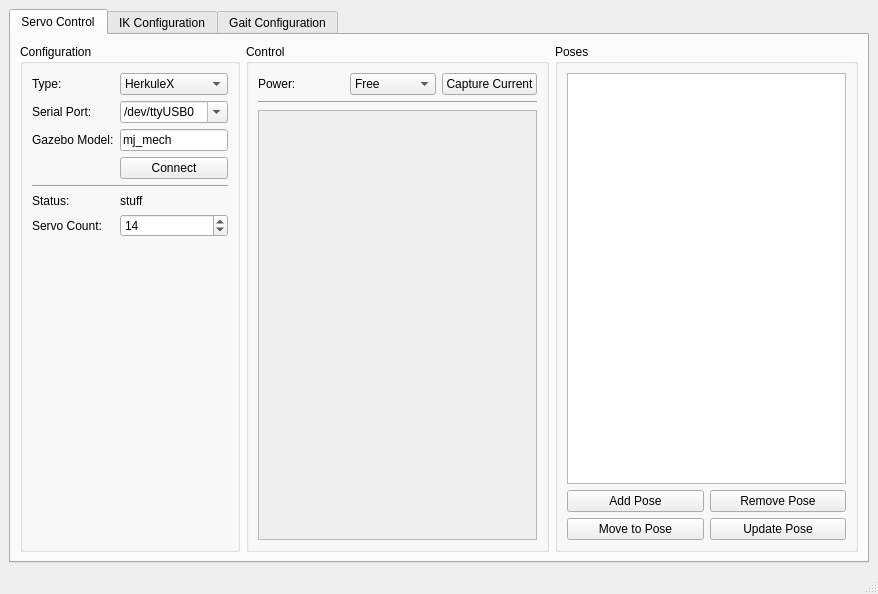
<?xml version="1.0" encoding="UTF-8"?>
<ui version="4.0">
 <class>MtoolMainWindow</class>
 <widget class="QMainWindow" name="MtoolMainWindow">
  <property name="geometry">
   <rect>
    <x>0</x>
    <y>0</y>
    <width>878</width>
    <height>594</height>
   </rect>
  </property>
  <property name="windowTitle">
   <string>mtool</string>
  </property>
  <widget class="QWidget" name="centralwidget">
   <layout class="QVBoxLayout" name="verticalLayout">
    <item>
     <widget class="QTabWidget" name="tabWidget">
      <property name="currentIndex">
       <number>0</number>
      </property>
      <widget class="QWidget" name="servoTab">
       <attribute name="title">
        <string>Servo Control</string>
       </attribute>
       <layout class="QHBoxLayout" name="horizontalLayout_2">
        <item>
         <widget class="QGroupBox" name="configurationGroup">
          <property name="title">
           <string>Configuration</string>
          </property>
          <layout class="QGridLayout" name="gridLayout">
           <item row="0" column="0">
            <widget class="QLabel" name="typeLabel">
             <property name="text">
              <string>Type:</string>
             </property>
            </widget>
           </item>
           <item row="0" column="1" colspan="2">
            <widget class="QComboBox" name="typeCombo">
             <item>
              <property name="text">
               <string>HerkuleX</string>
              </property>
             </item>
             <item>
              <property name="text">
               <string>Gazebo</string>
              </property>
             </item>
            </widget>
           </item>
           <item row="1" column="0">
            <widget class="QLabel" name="serialPortLabel">
             <property name="text">
              <string>Serial Port:</string>
             </property>
            </widget>
           </item>
           <item row="1" column="1" colspan="2">
            <widget class="QComboBox" name="serialPortCombo">
             <property name="editable">
              <bool>true</bool>
             </property>
             <item>
              <property name="text">
               <string>/dev/ttyUSB0</string>
              </property>
             </item>
             <item>
              <property name="text">
               <string>/dev/ttyUSB1</string>
              </property>
             </item>
             <item>
              <property name="text">
               <string>/dev/ttyS0</string>
              </property>
             </item>
             <item>
              <property name="text">
               <string>/dev/ttyS1</string>
              </property>
             </item>
            </widget>
           </item>
           <item row="2" column="0">
            <widget class="QLabel" name="modelLabel">
             <property name="text">
              <string>Gazebo Model:</string>
             </property>
            </widget>
           </item>
           <item row="2" column="1" colspan="2">
            <widget class="QLineEdit" name="modelEdit">
             <property name="text">
              <string>mj_mech</string>
             </property>
            </widget>
           </item>
           <item row="3" column="1" colspan="2">
            <widget class="QPushButton" name="connectButton">
             <property name="text">
              <string>Connect</string>
             </property>
            </widget>
           </item>
           <item row="4" column="0" colspan="3">
            <widget class="Line" name="line">
             <property name="orientation">
              <enum>Qt::Horizontal</enum>
             </property>
            </widget>
           </item>
           <item row="5" column="0">
            <widget class="QLabel" name="statusLabel">
             <property name="text">
              <string>Status:</string>
             </property>
            </widget>
           </item>
           <item row="5" column="1">
            <widget class="QLabel" name="statusText">
             <property name="text">
              <string>stuff</string>
             </property>
            </widget>
           </item>
           <item row="6" column="0">
            <widget class="QLabel" name="servoCountLabel">
             <property name="text">
              <string>Servo Count:</string>
             </property>
            </widget>
           </item>
           <item row="6" column="1" colspan="2">
            <widget class="QSpinBox" name="servoCountSpin">
             <property name="minimum">
              <number>1</number>
             </property>
             <property name="maximum">
              <number>253</number>
             </property>
             <property name="value">
              <number>14</number>
             </property>
            </widget>
           </item>
           <item row="7" column="2">
            <spacer name="verticalSpacer">
             <property name="orientation">
              <enum>Qt::Vertical</enum>
             </property>
             <property name="sizeHint" stdset="0">
              <size>
               <width>20</width>
               <height>276</height>
              </size>
             </property>
            </spacer>
           </item>
          </layout>
         </widget>
        </item>
        <item>
         <widget class="QGroupBox" name="controlGroup">
          <property name="title">
           <string>Control</string>
          </property>
          <layout class="QVBoxLayout" name="verticalLayout_3">
           <item>
            <layout class="QHBoxLayout" name="horizontalLayout">
             <item>
              <widget class="QLabel" name="powerLabel">
               <property name="text">
                <string>Power:</string>
               </property>
              </widget>
             </item>
             <item>
              <widget class="QComboBox" name="powerCombo">
               <item>
                <property name="text">
                 <string>Free</string>
                </property>
               </item>
               <item>
                <property name="text">
                 <string>Brake</string>
                </property>
               </item>
               <item>
                <property name="text">
                 <string>Drive</string>
                </property>
               </item>
              </widget>
             </item>
             <item>
              <widget class="QPushButton" name="captureCurrentButton">
               <property name="text">
                <string>Capture Current</string>
               </property>
              </widget>
             </item>
            </layout>
           </item>
           <item>
            <widget class="Line" name="line_2">
             <property name="orientation">
              <enum>Qt::Horizontal</enum>
             </property>
            </widget>
           </item>
           <item>
            <widget class="QScrollArea" name="scrollArea">
             <property name="widgetResizable">
              <bool>true</bool>
             </property>
             <widget class="QWidget" name="scrollContents">
              <property name="geometry">
               <rect>
                <x>0</x>
                <y>0</y>
                <width>265</width>
                <height>410</height>
               </rect>
              </property>
             </widget>
            </widget>
           </item>
          </layout>
         </widget>
        </item>
        <item>
         <widget class="QGroupBox" name="posesGroup">
          <property name="title">
           <string>Poses</string>
          </property>
          <layout class="QVBoxLayout" name="verticalLayout_2">
           <item>
            <widget class="QListWidget" name="poseList"/>
           </item>
           <item>
            <layout class="QGridLayout" name="gridLayout_4">
             <item row="0" column="0">
              <widget class="QPushButton" name="addPoseButton">
               <property name="text">
                <string>Add Pose</string>
               </property>
              </widget>
             </item>
             <item row="0" column="1">
              <widget class="QPushButton" name="removePoseButton">
               <property name="text">
                <string>Remove Pose</string>
               </property>
              </widget>
             </item>
             <item row="1" column="0">
              <widget class="QPushButton" name="moveToPoseButton">
               <property name="text">
                <string>Move to Pose</string>
               </property>
              </widget>
             </item>
             <item row="1" column="1">
              <widget class="QPushButton" name="updatePoseButton">
               <property name="text">
                <string>Update Pose</string>
               </property>
              </widget>
             </item>
            </layout>
           </item>
          </layout>
         </widget>
        </item>
       </layout>
      </widget>
      <widget class="QWidget" name="ikConfigTab">
       <attribute name="title">
        <string>IK Configuration</string>
       </attribute>
       <layout class="QHBoxLayout" name="horizontalLayout_4">
        <item>
         <layout class="QVBoxLayout" name="verticalLayout_5">
          <item>
           <widget class="QGroupBox" name="configurationGroup_2">
            <property name="title">
             <string>Configuration</string>
            </property>
            <layout class="QGridLayout" name="gridLayout_2">
             <item row="4" column="2">
              <widget class="QComboBox" name="femurSignCombo">
               <item>
                <property name="text">
                 <string>+ Up</string>
                </property>
               </item>
               <item>
                <property name="text">
                 <string>- Up</string>
                </property>
               </item>
              </widget>
             </item>
             <item row="0" column="0">
              <widget class="QLabel" name="legLabel">
               <property name="text">
                <string>Leg:</string>
               </property>
              </widget>
             </item>
             <item row="0" column="2">
              <widget class="QSpinBox" name="legSpin">
               <property name="minimum">
                <number>0</number>
               </property>
               <property name="maximum">
                <number>5</number>
               </property>
               <property name="value">
                <number>0</number>
               </property>
              </widget>
             </item>
             <item row="1" column="0" colspan="3">
              <widget class="Line" name="line_3">
               <property name="orientation">
                <enum>Qt::Horizontal</enum>
               </property>
              </widget>
             </item>
             <item row="2" column="2">
              <widget class="QComboBox" name="legPresentCombo">
               <item>
                <property name="text">
                 <string>Present</string>
                </property>
               </item>
               <item>
                <property name="text">
                 <string>Not Present</string>
                </property>
               </item>
              </widget>
             </item>
             <item row="3" column="0">
              <widget class="QLabel" name="coxaLabel">
               <property name="text">
                <string>Coxa:</string>
               </property>
              </widget>
             </item>
             <item row="3" column="1">
              <widget class="QSpinBox" name="coxaServoSpin"/>
             </item>
             <item row="3" column="2">
              <widget class="QComboBox" name="coxaSignCombo">
               <item>
                <property name="text">
                 <string>+ Fwd</string>
                </property>
               </item>
               <item>
                <property name="text">
                 <string>- Fwd</string>
                </property>
               </item>
              </widget>
             </item>
             <item row="4" column="0">
              <widget class="QLabel" name="femurLabel">
               <property name="text">
                <string>Femur:</string>
               </property>
              </widget>
             </item>
             <item row="4" column="1">
              <widget class="QSpinBox" name="femurServoSpin"/>
             </item>
             <item row="5" column="0">
              <widget class="QLabel" name="tibiaLabel">
               <property name="text">
                <string>Tibia:</string>
               </property>
              </widget>
             </item>
             <item row="5" column="1">
              <widget class="QSpinBox" name="tibiaServoSpin"/>
             </item>
             <item row="5" column="2">
              <widget class="QComboBox" name="tibiaSignCombo">
               <item>
                <property name="text">
                 <string>+ Out</string>
                </property>
               </item>
               <item>
                <property name="text">
                 <string>- Out</string>
                </property>
               </item>
              </widget>
             </item>
             <item row="6" column="2">
              <spacer name="verticalSpacer_2">
               <property name="orientation">
                <enum>Qt::Vertical</enum>
               </property>
               <property name="sizeHint" stdset="0">
                <size>
                 <width>20</width>
                 <height>47</height>
                </size>
               </property>
              </spacer>
             </item>
            </layout>
           </widget>
          </item>
          <item>
           <widget class="QGroupBox" name="limitPosesGroup">
            <property name="title">
             <string>Limit Poses</string>
            </property>
            <layout class="QGridLayout" name="gridLayout_3">
             <item row="0" column="0">
              <widget class="QLabel" name="idleLabel">
               <property name="text">
                <string>Idle:</string>
               </property>
              </widget>
             </item>
             <item row="0" column="1">
              <widget class="QComboBox" name="idleCombo"/>
             </item>
             <item row="1" column="0">
              <widget class="QLabel" name="minimumLabel">
               <property name="text">
                <string>Minimum:</string>
               </property>
              </widget>
             </item>
             <item row="1" column="1">
              <widget class="QComboBox" name="minimumCombo"/>
             </item>
             <item row="2" column="0">
              <widget class="QLabel" name="maximumLabel">
               <property name="text">
                <string>Maximum:</string>
               </property>
              </widget>
             </item>
             <item row="2" column="1">
              <widget class="QComboBox" name="maximumCombo"/>
             </item>
             <item row="3" column="0" colspan="2">
              <widget class="QTextBrowser" name="textBrowser">
               <property name="verticalScrollBarPolicy">
                <enum>Qt::ScrollBarAlwaysOff</enum>
               </property>
               <property name="horizontalScrollBarPolicy">
                <enum>Qt::ScrollBarAlwaysOff</enum>
               </property>
               <property name="html">
                <string>&lt;!DOCTYPE HTML PUBLIC &quot;-//W3C//DTD HTML 4.0//EN&quot; &quot;http://www.w3.org/TR/REC-html40/strict.dtd&quot;&gt;
&lt;html&gt;&lt;head&gt;&lt;meta name=&quot;qrichtext&quot; content=&quot;1&quot; /&gt;&lt;style type=&quot;text/css&quot;&gt;
p, li { white-space: pre-wrap; }
&lt;/style&gt;&lt;/head&gt;&lt;body style=&quot; font-family:'Sans Serif'; font-size:9pt; font-weight:400; font-style:normal;&quot;&gt;
&lt;p style=&quot; margin-top:0px; margin-bottom:0px; margin-left:0px; margin-right:0px; -qt-block-indent:0; text-indent:0px;&quot;&gt;NOTE: &amp;quot;Idle&amp;quot; has the following conventions:&lt;/p&gt;
&lt;ol style=&quot;margin-top: 0px; margin-bottom: 0px; margin-left: 0px; margin-right: 0px; -qt-list-indent: 1;&quot;&gt;&lt;li style=&quot; margin-top:12px; margin-bottom:0px; margin-left:0px; margin-right:0px; -qt-block-indent:0; text-indent:0px;&quot;&gt;Coxa is at right angle to direction of forward motion.&lt;/li&gt;
&lt;li style=&quot; margin-top:0px; margin-bottom:0px; margin-left:0px; margin-right:0px; -qt-block-indent:0; text-indent:0px;&quot;&gt;Femur is parallel to ground.&lt;/li&gt;
&lt;li style=&quot; margin-top:0px; margin-bottom:12px; margin-left:0px; margin-right:0px; -qt-block-indent:0; text-indent:0px;&quot;&gt;Tibia is perpendicular to ground.&lt;/li&gt;&lt;/ol&gt;&lt;/body&gt;&lt;/html&gt;</string>
               </property>
              </widget>
             </item>
             <item row="4" column="1">
              <spacer name="verticalSpacer_3">
               <property name="orientation">
                <enum>Qt::Vertical</enum>
               </property>
               <property name="sizeHint" stdset="0">
                <size>
                 <width>20</width>
                 <height>40</height>
                </size>
               </property>
              </spacer>
             </item>
            </layout>
           </widget>
          </item>
          <item>
           <spacer name="verticalSpacer_6">
            <property name="orientation">
             <enum>Qt::Vertical</enum>
            </property>
            <property name="sizeHint" stdset="0">
             <size>
              <width>20</width>
              <height>40</height>
             </size>
            </property>
           </spacer>
          </item>
         </layout>
        </item>
        <item>
         <layout class="QVBoxLayout" name="verticalLayout_6">
          <item>
           <widget class="QGroupBox" name="groupBox_3">
            <property name="title">
             <string>IK Offset</string>
            </property>
            <layout class="QFormLayout" name="formLayout">
             <item row="0" column="0">
              <widget class="QLabel" name="xOffsetLabel">
               <property name="text">
                <string>X (right) (mm):</string>
               </property>
              </widget>
             </item>
             <item row="0" column="1">
              <widget class="QDoubleSpinBox" name="xOffsetSpin">
               <property name="minimum">
                <double>-500.000000000000000</double>
               </property>
               <property name="maximum">
                <double>500.000000000000000</double>
               </property>
              </widget>
             </item>
             <item row="1" column="0">
              <widget class="QLabel" name="yOffsetLabel">
               <property name="text">
                <string>Y (forward) (mm):</string>
               </property>
              </widget>
             </item>
             <item row="1" column="1">
              <widget class="QDoubleSpinBox" name="yOffsetSpin">
               <property name="minimum">
                <double>-500.000000000000000</double>
               </property>
               <property name="maximum">
                <double>500.000000000000000</double>
               </property>
              </widget>
             </item>
             <item row="2" column="0">
              <widget class="QLabel" name="zOffsetLabel">
               <property name="text">
                <string>Z (up) (mm):</string>
               </property>
              </widget>
             </item>
             <item row="2" column="1">
              <widget class="QDoubleSpinBox" name="zOffsetSpin">
               <property name="minimum">
                <double>-500.000000000000000</double>
               </property>
               <property name="maximum">
                <double>500.000000000000000</double>
               </property>
              </widget>
             </item>
             <item row="3" column="1">
              <spacer name="verticalSpacer_4">
               <property name="orientation">
                <enum>Qt::Vertical</enum>
               </property>
               <property name="sizeHint" stdset="0">
                <size>
                 <width>69</width>
                 <height>40</height>
                </size>
               </property>
              </spacer>
             </item>
            </layout>
           </widget>
          </item>
          <item>
           <widget class="QGroupBox" name="groupBox_4">
            <property name="title">
             <string>Geometry</string>
            </property>
            <layout class="QFormLayout" name="formLayout_2">
             <item row="0" column="0">
              <widget class="QLabel" name="coxaLengthLabel">
               <property name="text">
                <string>Coxa Length (mm):</string>
               </property>
              </widget>
             </item>
             <item row="0" column="1">
              <widget class="QDoubleSpinBox" name="coxaLengthSpin">
               <property name="decimals">
                <number>0</number>
               </property>
               <property name="minimum">
                <double>1.000000000000000</double>
               </property>
               <property name="maximum">
                <double>200.000000000000000</double>
               </property>
               <property name="value">
                <double>50.000000000000000</double>
               </property>
              </widget>
             </item>
             <item row="2" column="0">
              <widget class="QLabel" name="femurLengthLabel">
               <property name="text">
                <string>Femur Length (mm):</string>
               </property>
              </widget>
             </item>
             <item row="2" column="1">
              <widget class="QDoubleSpinBox" name="femurLengthSpin">
               <property name="decimals">
                <number>0</number>
               </property>
               <property name="minimum">
                <double>1.000000000000000</double>
               </property>
               <property name="maximum">
                <double>200.000000000000000</double>
               </property>
               <property name="value">
                <double>50.000000000000000</double>
               </property>
              </widget>
             </item>
             <item row="4" column="0">
              <widget class="QLabel" name="tibiaLengthLabel">
               <property name="text">
                <string>Tibia Length (mm):</string>
               </property>
              </widget>
             </item>
             <item row="4" column="1">
              <widget class="QDoubleSpinBox" name="tibiaLengthSpin">
               <property name="decimals">
                <number>0</number>
               </property>
               <property name="minimum">
                <double>1.000000000000000</double>
               </property>
               <property name="maximum">
                <double>200.000000000000000</double>
               </property>
               <property name="value">
                <double>50.000000000000000</double>
               </property>
              </widget>
             </item>
             <item row="7" column="1">
              <spacer name="verticalSpacer_5">
               <property name="orientation">
                <enum>Qt::Vertical</enum>
               </property>
               <property name="sizeHint" stdset="0">
                <size>
                 <width>53</width>
                 <height>40</height>
                </size>
               </property>
              </spacer>
             </item>
            </layout>
           </widget>
          </item>
          <item>
           <spacer name="verticalSpacer_7">
            <property name="orientation">
             <enum>Qt::Vertical</enum>
            </property>
            <property name="sizeHint" stdset="0">
             <size>
              <width>20</width>
              <height>40</height>
             </size>
            </property>
           </spacer>
          </item>
         </layout>
        </item>
        <item>
         <widget class="QGroupBox" name="groupBox_5">
          <property name="sizePolicy">
           <sizepolicy hsizetype="Preferred" vsizetype="Preferred">
            <horstretch>1</horstretch>
            <verstretch>0</verstretch>
           </sizepolicy>
          </property>
          <property name="title">
           <string>IK Test (click/hold to actuate)</string>
          </property>
          <layout class="QVBoxLayout" name="verticalLayout_4">
           <item>
            <layout class="QHBoxLayout" name="horizontalLayout_3">
             <item>
              <widget class="QLabel" name="planeLabel">
               <property name="text">
                <string>Plane:</string>
               </property>
              </widget>
             </item>
             <item>
              <widget class="QComboBox" name="planeCombo">
               <item>
                <property name="text">
                 <string>X/Y (Right/Forward)</string>
                </property>
               </item>
               <item>
                <property name="text">
                 <string>X/Z (Right/Up)</string>
                </property>
               </item>
               <item>
                <property name="text">
                 <string>Y/Z (Forward/Up)</string>
                </property>
               </item>
              </widget>
             </item>
             <item>
              <spacer name="horizontalSpacer">
               <property name="orientation">
                <enum>Qt::Horizontal</enum>
               </property>
               <property name="sizeHint" stdset="0">
                <size>
                 <width>18</width>
                 <height>20</height>
                </size>
               </property>
              </spacer>
             </item>
             <item>
              <widget class="QLabel" name="scaleLabel">
               <property name="text">
                <string>Scale (mm):</string>
               </property>
              </widget>
             </item>
             <item>
              <widget class="QDoubleSpinBox" name="scaleSpin">
               <property name="decimals">
                <number>0</number>
               </property>
               <property name="minimum">
                <double>10.000000000000000</double>
               </property>
               <property name="maximum">
                <double>500.000000000000000</double>
               </property>
               <property name="singleStep">
                <double>10.000000000000000</double>
               </property>
               <property name="value">
                <double>50.000000000000000</double>
               </property>
              </widget>
             </item>
            </layout>
           </item>
           <item>
            <widget class="Line" name="line_4">
             <property name="orientation">
              <enum>Qt::Horizontal</enum>
             </property>
            </widget>
           </item>
           <item>
            <widget class="QGraphicsView" name="ikTestView">
             <property name="verticalScrollBarPolicy">
              <enum>Qt::ScrollBarAlwaysOff</enum>
             </property>
             <property name="horizontalScrollBarPolicy">
              <enum>Qt::ScrollBarAlwaysOff</enum>
             </property>
            </widget>
           </item>
          </layout>
         </widget>
        </item>
       </layout>
      </widget>
      <widget class="QWidget" name="tab">
       <attribute name="title">
        <string>Gait Configuration</string>
       </attribute>
      </widget>
     </widget>
    </item>
   </layout>
  </widget>
  <widget class="QMenuBar" name="menubar">
   <property name="geometry">
    <rect>
     <x>0</x>
     <y>0</y>
     <width>878</width>
     <height>20</height>
    </rect>
   </property>
  </widget>
  <widget class="QStatusBar" name="statusbar"/>
 </widget>
 <resources/>
 <connections/>
</ui>
